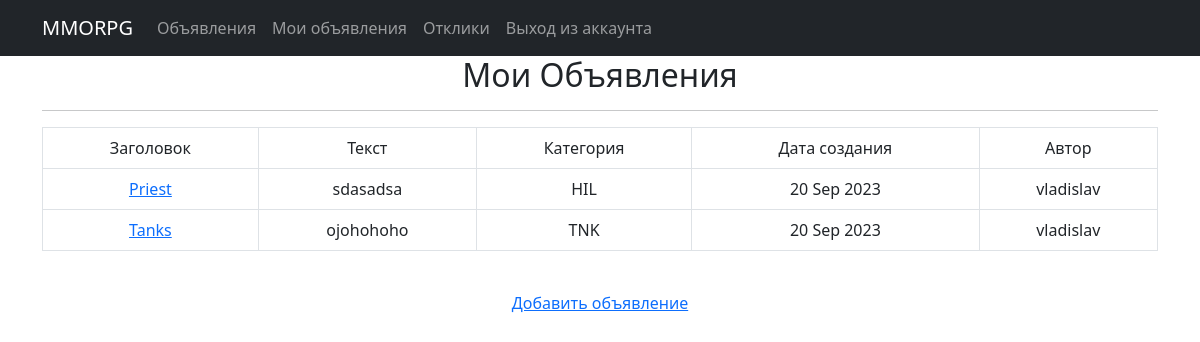
The app's page /user_posts/ (signed in), older data.
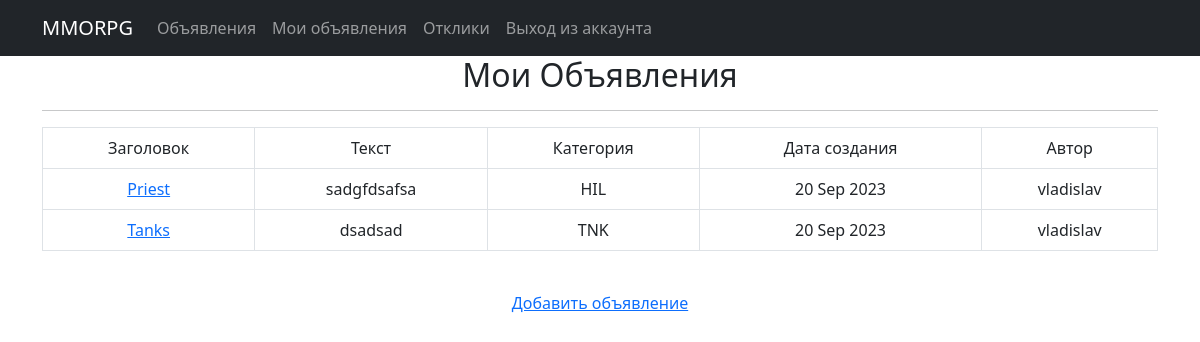
The same page, newer data.
### mmo/models.py (models this page shows, shortened)
class Post(models.Model):
    post_title = models.CharField(max_length=255)
    post_text = models.TextField()
    time_create = models.DateTimeField(auto_now_add=True)
    category = models.CharField(max_length=3, choices=CATEGORY, default=tanks)
    user = models.ForeignKey(User, on_delete=models.CASCADE, null=True)

### mmo/views.py (the view)
# urls.py: path('user_posts/', user_posts, name='user_posts'),
@login_required
def user_posts(request):
    current_user = request.user
    posts = Post.objects.filter(user=current_user).order_by('-time_create')
    return render(request, 'user_posts.html', {'posts': posts})

### templates/user_posts.html (shortened to what this page needs)
{% extends 'flatpages/default.html' %}
{% block content %}
    <h2 style="text-align: center;">Мои Объявления</h2>
    <hr>
        {% if posts %}
        <table class="table table-bordered">
            <tr>
                <td>Заголовок</td>
                <td>Текст</td>
                <td>Категория</td>
                <td>Дата создания</td>
                <td>Автор</td>
            </tr>
            {% for post in posts %}
            <tr>
                <td><a href="{% url 'post_user' post.id %}">{{ post.post_title }}</a></td>
                <td>{{ post.post_text|truncatechars:20 }}</td>
                <td>{{ post.category }}</td>
                <td>{{ post.time_create|date:'d M Y' }}</td>
                <td>{{ post.user }}</td>
            </tr>
            {% endfor %}
        </table>
        {% else %}
        <h2>У вас нет объявлений, Вы можете добавить новое</h2>
        {% endif %}
    <br>
    <a href="{% url 'post_create' %}">Добавить объявление</a>
{% endblock content %}

Row changes from the older to the newer data that the page shows:
changed Post "Priest": post_text "sdasadsa" → "sadgfdsafsa"
changed Post "Tanks": post_text "ojohohoho" → "dsadsad"
